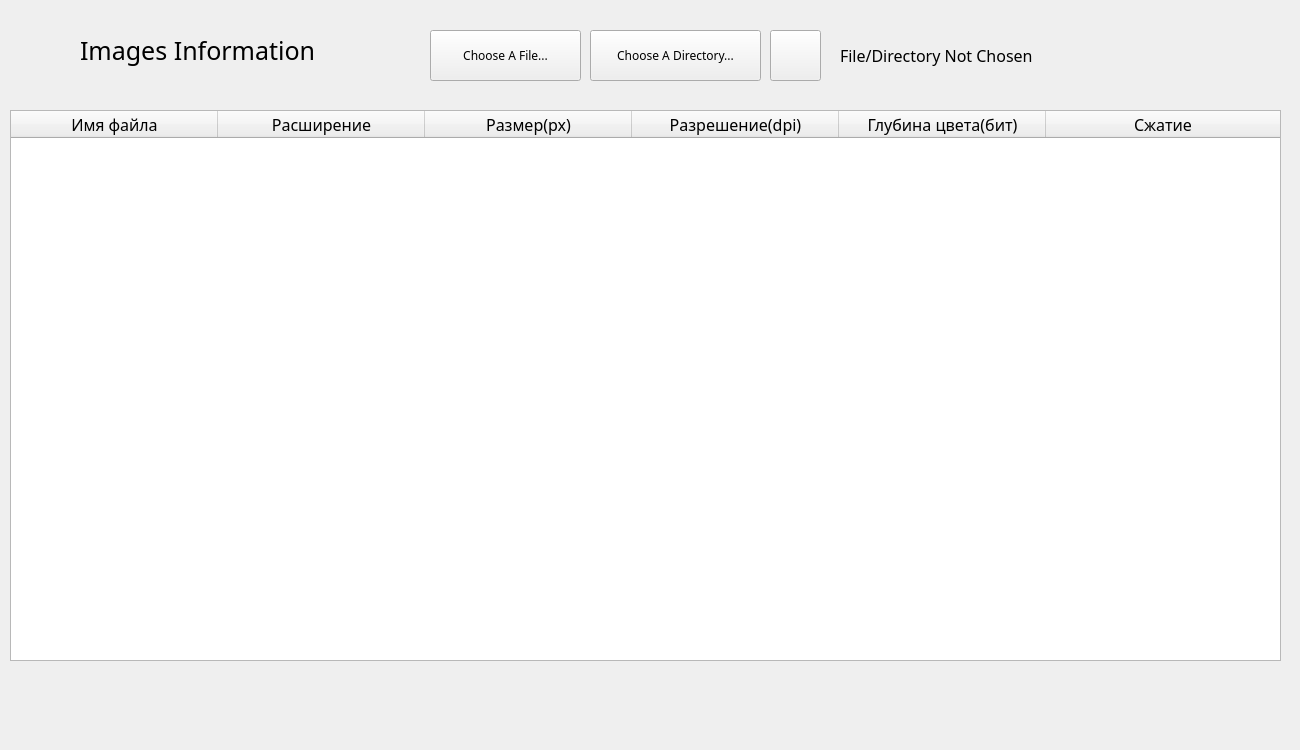
<?xml version="1.0" encoding="UTF-8"?>
<ui version="4.0">
 <class>Widget</class>
 <widget class="QWidget" name="Widget">
  <property name="geometry">
   <rect>
    <x>0</x>
    <y>0</y>
    <width>1300</width>
    <height>750</height>
   </rect>
  </property>
  <property name="windowTitle">
   <string>Widget</string>
  </property>
  <widget class="QLabel" name="label">
   <property name="geometry">
    <rect>
     <x>80</x>
     <y>20</y>
     <width>321</width>
     <height>61</height>
    </rect>
   </property>
   <property name="font">
    <font>
     <family>Eurostile Bold</family>
     <pointsize>19</pointsize>
     <bold>false</bold>
    </font>
   </property>
   <property name="text">
    <string>Images Information</string>
   </property>
  </widget>
  <widget class="QTableWidget" name="tableWidget">
   <property name="geometry">
    <rect>
     <x>10</x>
     <y>110</y>
     <width>1271</width>
     <height>551</height>
    </rect>
   </property>
   <property name="font">
    <font>
     <family>Eurostile</family>
     <pointsize>12</pointsize>
    </font>
   </property>
   <property name="showGrid">
    <bool>true</bool>
   </property>
   <property name="wordWrap">
    <bool>false</bool>
   </property>
   <property name="rowCount">
    <number>0</number>
   </property>
   <property name="columnCount">
    <number>6</number>
   </property>
   <attribute name="horizontalHeaderVisible">
    <bool>true</bool>
   </attribute>
   <attribute name="horizontalHeaderCascadingSectionResizes">
    <bool>false</bool>
   </attribute>
   <attribute name="horizontalHeaderMinimumSectionSize">
    <number>35</number>
   </attribute>
   <attribute name="horizontalHeaderDefaultSectionSize">
    <number>207</number>
   </attribute>
   <attribute name="horizontalHeaderShowSortIndicator" stdset="0">
    <bool>false</bool>
   </attribute>
   <attribute name="horizontalHeaderStretchLastSection">
    <bool>true</bool>
   </attribute>
   <attribute name="verticalHeaderDefaultSectionSize">
    <number>45</number>
   </attribute>
   <attribute name="verticalHeaderStretchLastSection">
    <bool>false</bool>
   </attribute>
   <column>
    <property name="text">
     <string>Имя файла</string>
    </property>
   </column>
   <column>
    <property name="text">
     <string>Расширение</string>
    </property>
   </column>
   <column>
    <property name="text">
     <string>Размер(px)</string>
    </property>
   </column>
   <column>
    <property name="text">
     <string>Разрешение(dpi)</string>
    </property>
   </column>
   <column>
    <property name="text">
     <string>Глубина цвета(бит)</string>
    </property>
   </column>
   <column>
    <property name="text">
     <string>Сжатие</string>
    </property>
   </column>
  </widget>
  <widget class="QPushButton" name="pushButton">
   <property name="geometry">
    <rect>
     <x>590</x>
     <y>30</y>
     <width>171</width>
     <height>51</height>
    </rect>
   </property>
   <property name="font">
    <font>
     <family>Eurostile Bold</family>
    </font>
   </property>
   <property name="text">
    <string>Choose A Directory...</string>
   </property>
  </widget>
  <widget class="QLabel" name="label_2">
   <property name="geometry">
    <rect>
     <x>840</x>
     <y>40</y>
     <width>451</width>
     <height>31</height>
    </rect>
   </property>
   <property name="font">
    <font>
     <family>Eurostile</family>
     <pointsize>12</pointsize>
    </font>
   </property>
   <property name="text">
    <string>File/Directory Not Chosen</string>
   </property>
  </widget>
  <widget class="QPushButton" name="pushButton_2">
   <property name="geometry">
    <rect>
     <x>430</x>
     <y>30</y>
     <width>151</width>
     <height>51</height>
    </rect>
   </property>
   <property name="font">
    <font>
     <family>Eurostile Bold</family>
    </font>
   </property>
   <property name="text">
    <string>Choose A File...</string>
   </property>
  </widget>
  <widget class="QPushButton" name="pushButton_3">
   <property name="geometry">
    <rect>
     <x>770</x>
     <y>30</y>
     <width>51</width>
     <height>51</height>
    </rect>
   </property>
   <property name="font">
    <font>
     <family>Eurostile Bold</family>
    </font>
   </property>
   <property name="text">
    <string/>
   </property>
   <property name="icon">
    <iconset>
     <normaloff>trash_bin.png</normaloff>trash_bin.png</iconset>
   </property>
   <property name="iconSize">
    <size>
     <width>30</width>
     <height>30</height>
    </size>
   </property>
  </widget>
  <widget class="QLabel" name="label_3">
   <property name="geometry">
    <rect>
     <x>10</x>
     <y>20</y>
     <width>50</width>
     <height>50</height>
    </rect>
   </property>
   <property name="text">
    <string/>
   </property>
   <property name="pixmap">
    <pixmap>gallery.png</pixmap>
   </property>
   <property name="scaledContents">
    <bool>true</bool>
   </property>
  </widget>
 </widget>
 <resources/>
 <connections>
  <connection>
   <sender>pushButton</sender>
   <signal>clicked()</signal>
   <receiver>Widget</receiver>
   <slot>onButtonClicked()</slot>
   <hints>
    <hint type="sourcelabel">
     <x>725</x>
     <y>55</y>
    </hint>
    <hint type="destinationlabel">
     <x>599</x>
     <y>374</y>
    </hint>
   </hints>
  </connection>
  <connection>
   <sender>pushButton_2</sender>
   <signal>clicked()</signal>
   <receiver>Widget</receiver>
   <slot>onButton2Clicked()</slot>
   <hints>
    <hint type="sourcelabel">
     <x>565</x>
     <y>55</y>
    </hint>
    <hint type="destinationlabel">
     <x>599</x>
     <y>374</y>
    </hint>
   </hints>
  </connection>
  <connection>
   <sender>pushButton_3</sender>
   <signal>clicked()</signal>
   <receiver>Widget</receiver>
   <slot>onButton3Clicked()</slot>
   <hints>
    <hint type="sourcelabel">
     <x>795</x>
     <y>55</y>
    </hint>
    <hint type="destinationlabel">
     <x>649</x>
     <y>374</y>
    </hint>
   </hints>
  </connection>
 </connections>
 <slots>
  <slot>onButtonClicked()</slot>
  <slot>onButton2Clicked()</slot>
  <slot>onButton3Clicked()</slot>
 </slots>
</ui>
